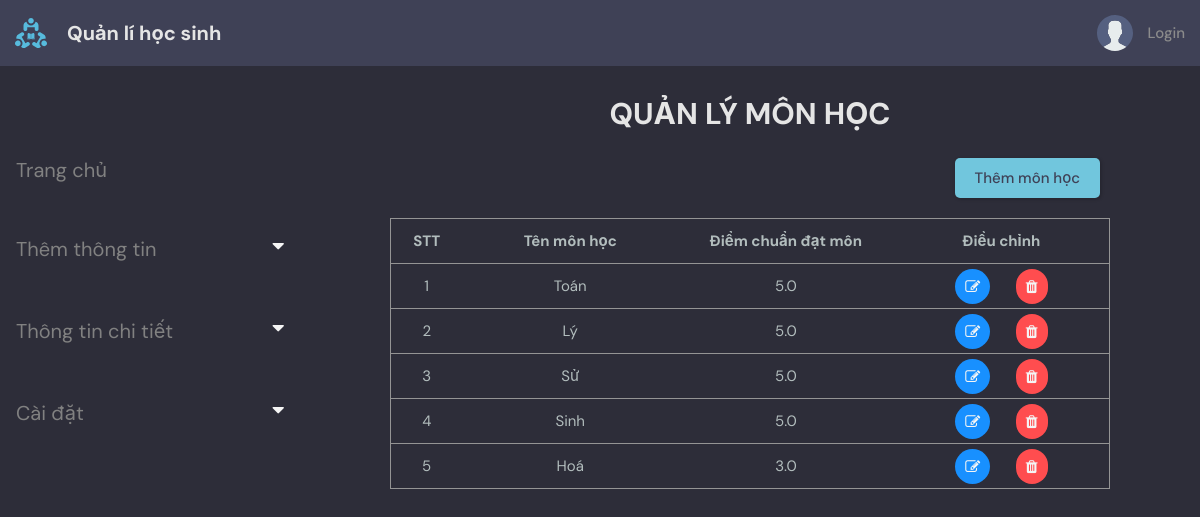
Screenshot of /subject_setting/ with the database file from the repository.
### base/models.py (models this page shows, shortened)
class Subject(models.Model):
   name = models.CharField(max_length=200)
   DIEMCHUAN = models.FloatField(null=False, default=5, validators=[MinValueValidator(0), MaxValueValidator(10)])

### base/views.py (the view, shortened to what this page needs)
def subject_setting(request):
    form = SubjectForm()
    subjectInfo = Subject.objects.all().values()
    context = {
        'form':form,
        'classInfo':subjectInfo,
        }
    return render(request, 'base/subject_setting.html',context)

### base/templates/base/subject_setting.html (shortened to what this page needs)
{% extends 'main.html' %}
{% block content %}
<main class="layout">
    <div class="container">
        {% include 'base/topics_component.html' %}
        <div class = "roomList">
            <h1 class="label">Quản lý môn học</h3>
            <div>
                <div class="row">
                    <button class="btn btn-outline-primary col-lg-11 btn--main" onclick="addSubjectForm();">Thêm môn học</button>
                </div>
                <table id="table" class="table table-sm">
                    <tr>
                        <th style="width:10%">STT</th>
                        <th style="width:30%">Tên môn học</th>
                        <th style="width:30%">Điểm chuẩn đạt môn</th>
                        <th style="width:30%">Điều chỉnh</th>
                    </tr>
                    {% for x in classInfo %}
                    <tr>
                        <td>{{ x.id }}</td>
                        <td>{{ x.name }}</td>
                        <td>{{ x.DIEMCHUAN }}</td>
                        <td>
                            <a class="modifyBtn" href="{% url 'subject_setting_update' x.id %}"><i class="fa fa-edit"> </i> </a>
                            <a class="deleteBtn" href="{% url 'subject_setting_delete' x.id %}"><i class="fa fa-trash"> </i> </a>
                        </td>
                    </tr>
                    {% endfor %}
                </table>
            </div>
            <br>
        </div>
    </div>
</main>
{% endblock content %}

### static/styles/style.css (style rules this page uses)
:root { --color-main: #71c6dd; --color-main-light: #e1f6fb; --color-dark: #3f4156; --color-dark-medium: #51546e; --color-dark-light: #696d97; --color-light: #e5e5e5; --color-gray: #8b8b8b; --color-light-gray: #b2bdbd; --color-bg: #2d2d39; --color-success: #5dd693; --color-error: #fc4b0b; }
* { font-family: "DM Sans", -apple-system, BlinkMacSystemFont, "Segoe UI", Roboto, Oxygen, Ubuntu, Cantarell, "Open Sans", "Helvetica Neue", sans-serif; margin: 0; padding: 0; box-sizing: border-box; text-rendering: optimizeLegibility; font-size: inherit; }
html { font-size: 56.25%; }
@media only screen and (min-width: 1200px) { html { font-size: 62.5%; } }
body { line-height: 1.6; font-weight: 400; font-size: 1.5rem; color: var(--color-light-gray); background-color: var(--color-bg); min-height: 100vh; }
a { display: inline-block; color: var(--color-main); text-decoration: none; }
.container { max-width: 120rem; width: 100%; margin: auto; }
.btn { background-color: transparent; border: none; display: inline-flex; align-items: center; gap: 1rem; cursor: pointer; transition: all ease-in-out 0.3s; padding: 1rem 2rem; border-radius: 5px; box-shadow: 1px 1px 3px 1px rgba(0, 0, 0, 0.15); font-weight: 500; }
.btn--main { background-color: var(--color-main); color: var(--color-dark); }
.layout { margin-top: 2.4rem; }
.layout > .container { display: flex; justify-content: space-between; align-items: flex-start; }
table, td, th { border: 0px solid black; }
th,td { padding-top: 0px; padding-bottom: 0px; padding-left: 0px; padding-right: 0px; text-align: center; }

### base/templates/base/subject_setting.html (style rules this page uses)
.table { border:1px solid rgb(148, 148, 148); width:100%; border-collapse: collapse; }
h1.label { font-weight: 700; font-size: 2em; color: var(--color-light); text-align: center; text-transform:uppercase; }
.roomList { width:60%; }
tr { height:45px; border-bottom:1px solid rgb(148, 148, 148); position: relative; }
th, td { text-align: center; }
.btn { margin: 10px; background-color: var(--color-main); color: var(--color-dark); }
.row { display: flex; justify-content: flex-end; margin: 10px 0px; }
.modifyBtn { background-color: #1890FF; margin: auto; padding: 10px; border-radius: 20px; border: none; margin-right: 10%; }
.deleteBtn { background-color: #FF4D4F; padding: 10px; border-radius: 20px; border: none; margin: auto; }
i { color: whitesmoke; font-size: 20px; }

### rows the page displays
Subject: id "1", name "Toán", DIEMCHUAN "5.0"
Subject: id "2", name "Lý", DIEMCHUAN "5.0"
Subject: id "3", name "Sử", DIEMCHUAN "5.0"
Subject: id "4", name "Sinh", DIEMCHUAN "5.0"
Subject: id "5", name "Hoá", DIEMCHUAN "3.0"
